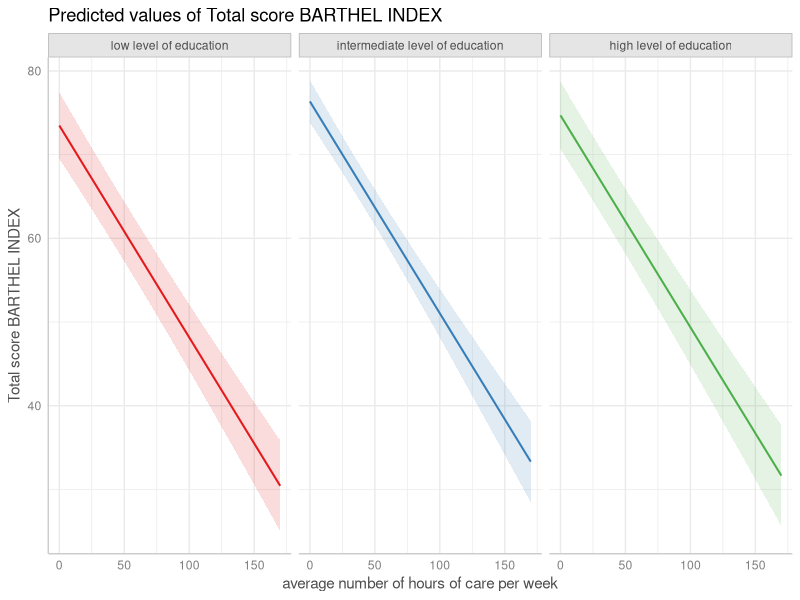
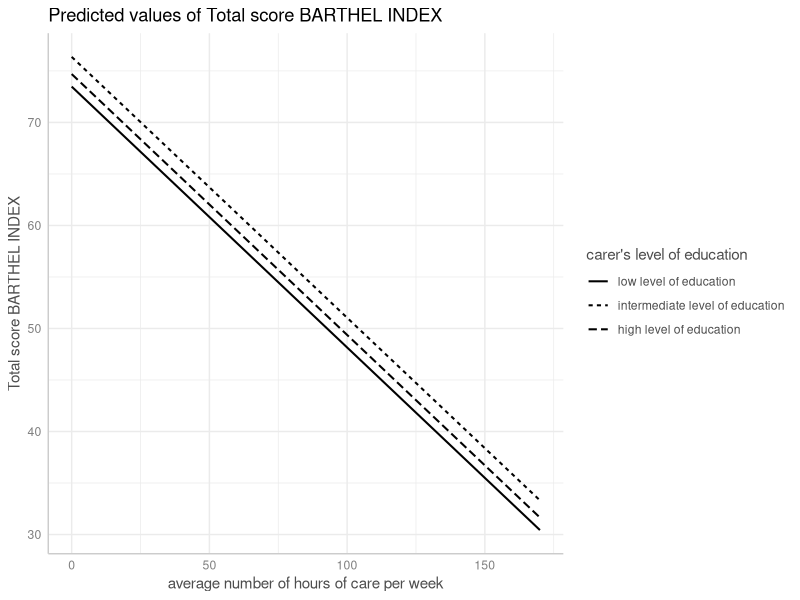
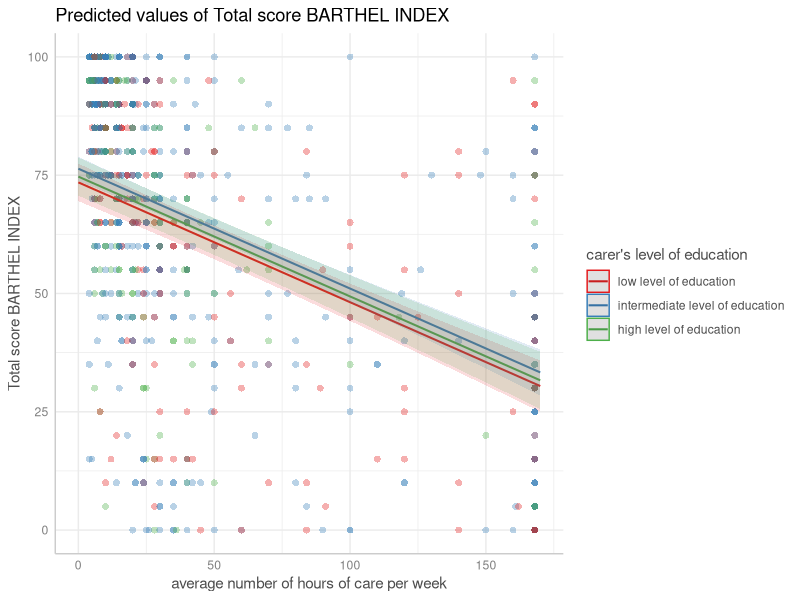
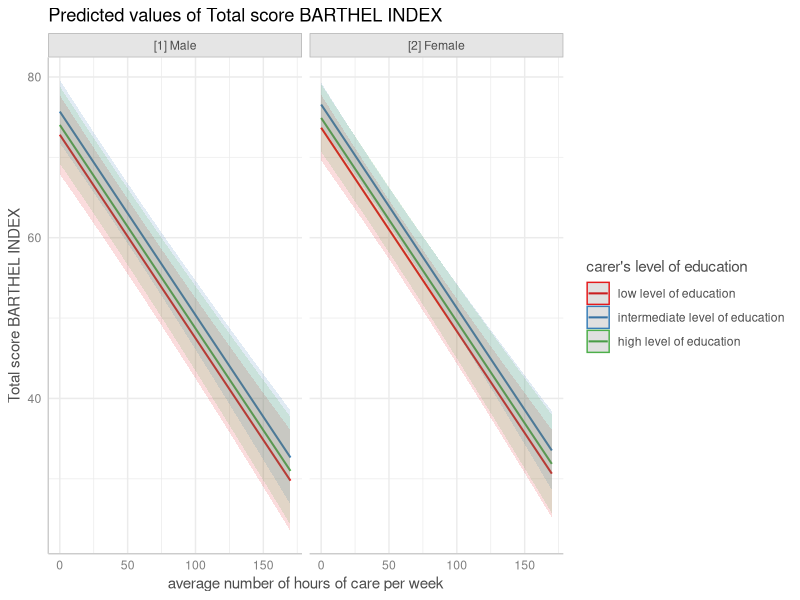
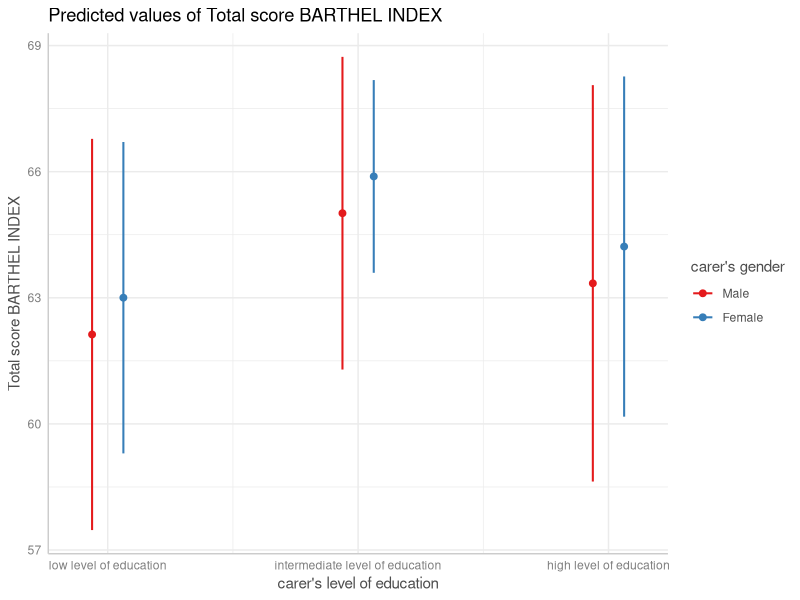
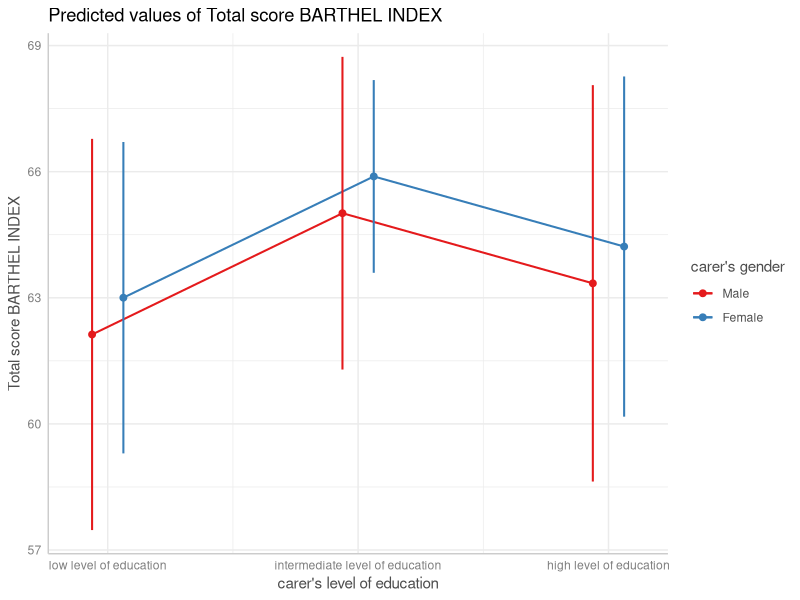
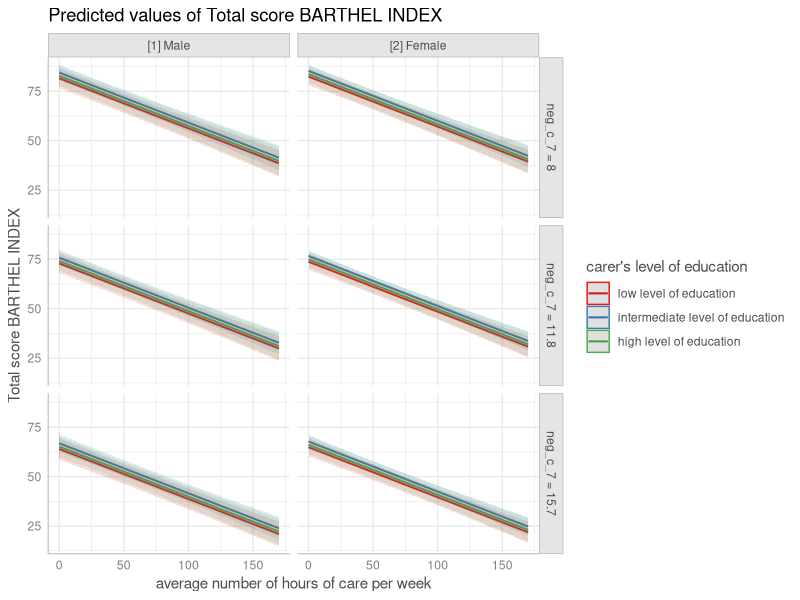
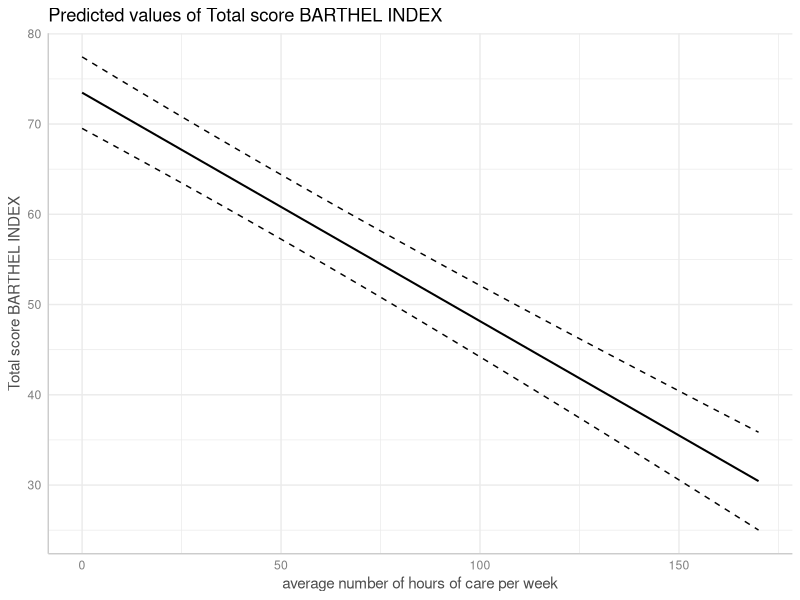

Write the R code that produced these figures, in order. (Note: this script raises an error after producing the figures.)
## ---- chunk 1
knitr::opts_chunk$set(collapse = TRUE, comment = "#>", dev = "png", fig.width = 7, fig.height = 4, message = FALSE, warning = FALSE)
options(width = 800)
if (!requireNamespace("ggplot2", quietly = TRUE) ||
    !requireNamespace("lme4", quietly = TRUE) ||
    !requireNamespace("survival", quietly = TRUE) ||
    !requireNamespace("datawizard", quietly = TRUE)) {
  knitr::opts_chunk$set(eval = FALSE)
}
## ---- chunk 2
library(ggeffects)
data(efc, package = "ggeffects")
efc$c172code <- datawizard::to_factor(efc$c172code)
fit <- lm(barthtot ~ c12hour + neg_c_7 + c161sex + c172code, data = efc)
## ---- chunk 3
dat <- predict_response(fit, terms = c("c12hour", "c172code"))
plot(dat, facets = TRUE)
## ---- chunk 4
# don't use facets, b/w figure, w/o confidence bands
plot(dat, colors = "bw", show_ci = FALSE)
## ---- chunk 5
dat <- predict_response(fit, terms = c("c12hour", "c172code"))
plot(dat, show_data = TRUE)
## ---- chunk 6
# for three variables, automatic facetting
dat <- predict_response(fit, terms = c("c12hour", "c172code", "c161sex"))
plot(dat)
## ---- chunk 7
# categorical variables have errorbars
dat <- predict_response(fit, terms = c("c172code", "c161sex"))
plot(dat)
## ---- chunk 8
# point-geoms for discrete x-axis can be connected with lines
plot(dat, connect_lines = TRUE)
## ---- chunk 9
# for four variables, automatic facetting and integrated panel
dat <- predict_response(fit, terms = c("c12hour", "c172code", "c161sex", "neg_c_7"))
# use 'one.plot = FALSE' for returning multiple single plots
plot(dat, one_plot = TRUE)
## ---- chunk 10
# dashed lines for CI
dat <- predict_response(fit, terms = "c12hour")
plot(dat, ci_style = "dash")
## ---- chunk 11
# facet by group
dat <- predict_response(fit, terms = c("c12hour", "c172code"))
plot(dat, facets = TRUE, ci_style = "errorbar", dot_size = 1.5)
## ---- chunk 12
dat <- predict_response(fit, terms = "c172code")
plot(dat, ci_style = "dot")
## ---- chunk 13
library("lme4")
m <- glm(
  cbind(incidence, size - incidence) ~ period,
  family = binomial,
  data = lme4::cbpp
)

dat <- predict_response(m, "period")

# normal plot, asymmetrical error bars
plot(dat)
## ---- chunk 14
# plot with log-transformed y-axis
plot(dat, log_y = TRUE)
## ---- chunk 15
# plot with log-transformed y-axis, modify breaks
plot(
  dat, log_y = TRUE,
  breaks = c(0.05, 0.1, 0.15, 0.2, 0.25, 0.3),
  limits = c(0.01, 0.3)
)
## ---- chunk 16
library(survival)
data("lung2")
m <- coxph(Surv(time, status) ~ sex + age + ph.ecog, data = lung2)

# predicted risk-scores
pr <- predict_response(m, c("sex", "ph.ecog"))
plot(pr)
## ---- chunk 17
# probability of survival
pr <- predict_response(m, c("sex", "ph.ecog"), type = "survival")
plot(pr)
## ---- chunk 18
# cumulative hazards
pr <- predict_response(m, c("sex", "ph.ecog"), type = "cumulative_hazard")
plot(pr)
## ---- chunk 19
show_pals()
## ---- chunk 20
dat <- predict_response(fit, terms = c("c12hour", "c172code"))
plot(dat, facets = TRUE, colors = "circus")
## ---- chunk 21
dat <- predict_response(fit, terms = c("c172code", "c12hour [quart]"))
plot(dat, colors = "hero", dodge = 0.4) # increase space between error bars
